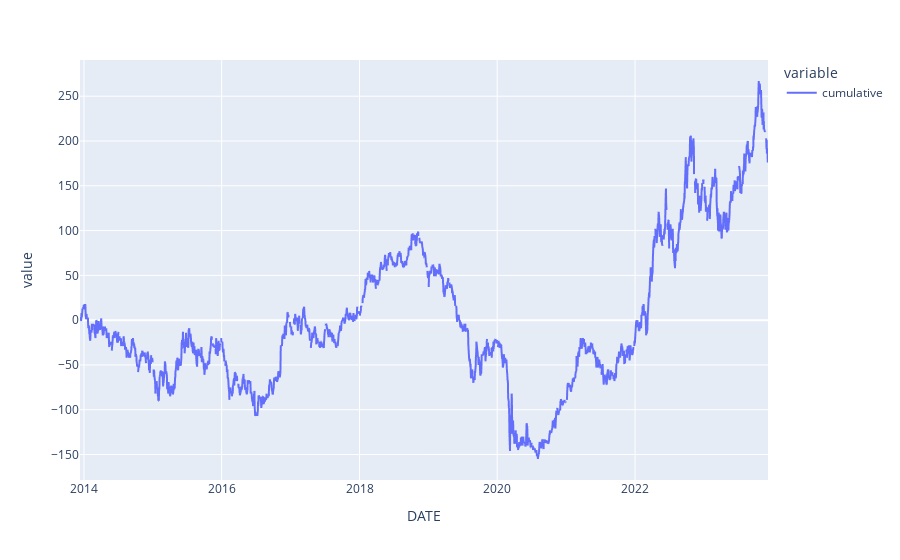

Notebook code for this chart:
### Code cell
df = get_fred("DGS10",10)
df["cumulative"] = df.diff(1).cumsum() * 100
fig = px.line(df["cumulative"])
fig.show()

### Figure 1 — Plotly figure (JSON) as saved in the notebook; plotly's stock layout.template omitted (floating-point values rounded to 4 significant figures; data arrays with more than 128 entries replaced by an {"elided": "..."} marker saying what was removed)
{"data": [{"hovertemplate": "variable=cumulative<br>DATE=%{x}<br>value=%{y}<extra></extra>", "legendgroup": "cumulative", "line": {"color": "#636efa", "dash": "solid"}, "marker": {"symbol": "circle"}, "mode": "lines", "name": "cumulative", "showlegend": true, "type": "scattergl", "x": {"elided": "2607 str values"}, "xaxis": "x", "y": {"elided": "2607 float values"}, "yaxis": "y"}], "layout": {"legend": {"title": {"text": "variable"}, "tracegroupgap": 0}, "margin": {"t": 60}, "xaxis": {"anchor": "y", "domain": [0, 1], "title": {"text": "DATE"}}, "yaxis": {"anchor": "x", "domain": [0, 1], "title": {"text": "value"}}}}
